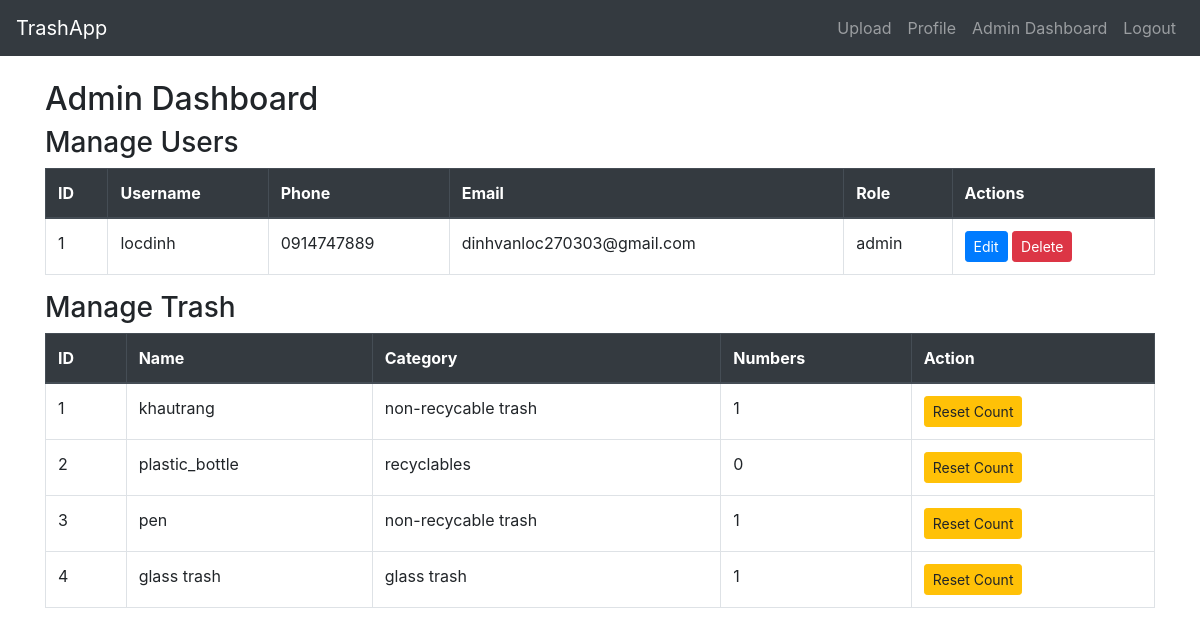
The app's page /admin (signed in), older data.
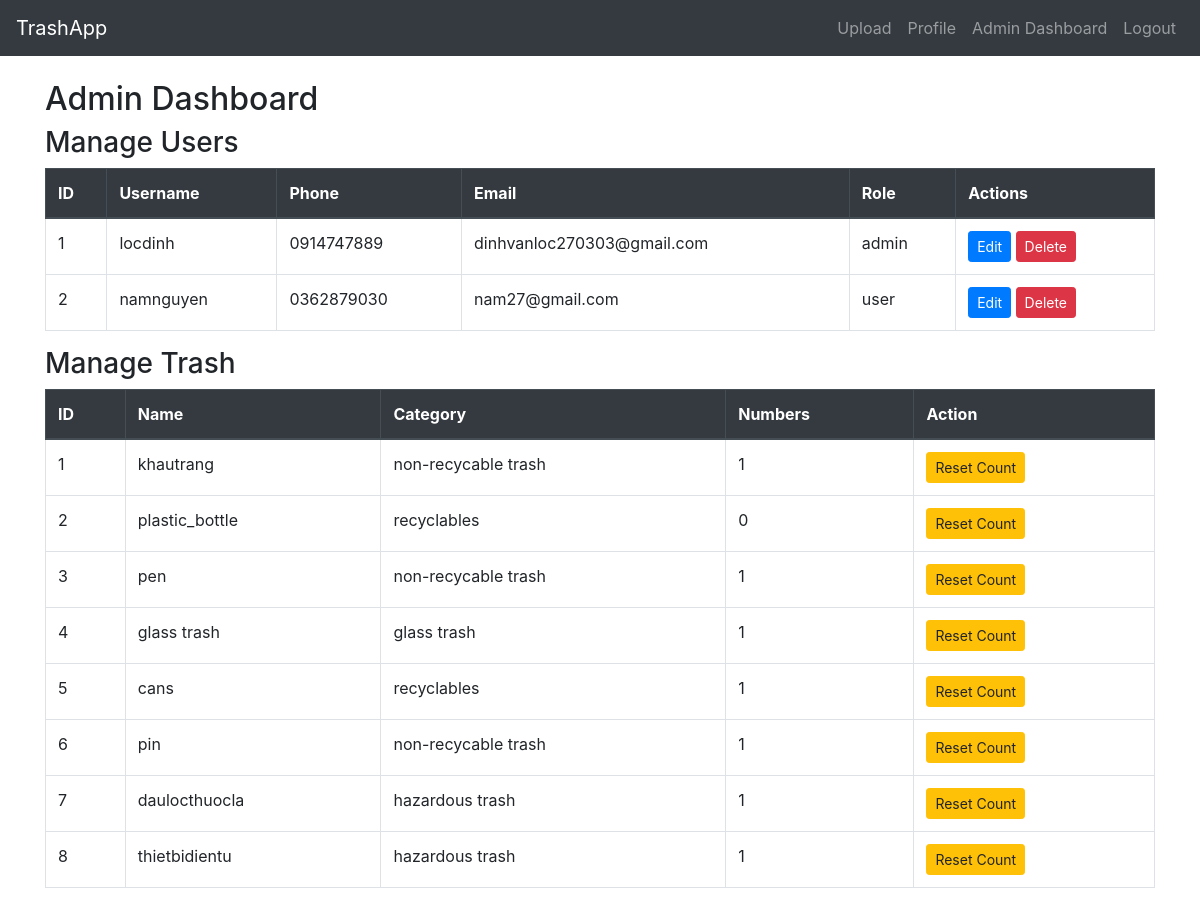
The same page, newer data.
### app.py (models this page shows, shortened)
class User(db.Model):
    id = db.Column(db.Integer, primary_key=True)
    username = db.Column(db.String(80), unique=True, nullable=False)
    phone = db.Column(db.String(20), unique=True, nullable=False)
    email = db.Column(db.String(120), unique=True, nullable=False)
    role = db.Column(db.String(10), nullable=False, default='user')
    password = db.Column(db.String(200), nullable=False)

class Trash(db.Model):
    id = db.Column(db.Integer, primary_key=True)
    name = db.Column(db.String(80), nullable=False)
    category = db.Column(db.String(80), nullable=False)
    numbers = db.Column(db.Integer, default = 0)

### app.py (the view)
@app.route('/admin')
def admin_dashboard():
    if not session.get("username") or session['role'] != 'admin':
        flash("You need to login as admin first", "danger")
        return redirect(url_for('login'))
    users = User.query.all()
    trash = Trash.query.all()
    return render_template('admin_dashboard.html', users=users, trash=trash)

### templates/admin_dashboard.html (shortened to what this page needs)
{% extends "base.html" %}
{% block content %}
<h2>Admin Dashboard</h2>
<h3>Manage Users</h3>
<table class="table table-bordered">
  <thead class="thead-dark">
    <tr>
      <th>ID</th>
      <th>Username</th>
      <th>Phone</th>
      <th>Email</th>
      <th>Role</th>
      <th>Actions</th>
    </tr>
  </thead>
  <tbody>
    {% for user in users %}
    <tr>
      <td>{{ user.id }}</td>
      <td>{{ user.username }}</td>
      <td>{{ user.phone }}</td>
      <td>{{ user.email }}</td>
      <td>{{ user.role }}</td>
      <td>
        <a href="{{ url_for('update_user', user_id=user.id) }}" class="btn btn-primary btn-sm">Edit</a>
        <a href="{{ url_for('delete_user', user_id=user.id) }}" class="btn btn-danger btn-sm">Delete</a>
      </td>
    </tr>
    {% endfor %}
  </tbody>
</table>
<h3>Manage Trash</h3>
<table class="table table-bordered">
  <thead class="thead-dark">
    <tr>
      <th>ID</th>
      <th>Name</th>
      <th>Category</th>
      <th>Numbers</th>
      <th>Action</th>
    </tr>
  </thead>
  <tbody>
    {% for trash_item in trash %}
    <tr>
      <td>{{ trash_item.id }}</td>
      <td>{{ trash_item.name }}</td>
      <td>{{ trash_item.category }}</td>
      <td>{{ trash_item.numbers }}</td>
      <td>
        <form method="POST" action="{{ url_for('reset_trash', trash_id=trash_item.id) }}">
          <button type="submit" class="btn btn-warning btn-sm">Reset Count</button>
        </form>
      </td>
    </tr>
    {% endfor %}
  </tbody>
</table>
{% endblock %}

Row changes from the older to the newer data that the page shows:
added User: id "2", username "namnguyen", phone "0362879030", email "nam27@gmail.com", role "user"
added Trash: id "5", name "cans", category "recyclables", numbers "1"
added Trash: id "6", name "pin", category "non-recycable trash", numbers "1"
added Trash: id "7", name "daulocthuocla", category "hazardous trash", numbers "1"
added Trash: id "8", name "thietbidientu", category "hazardous trash", numbers "1"
